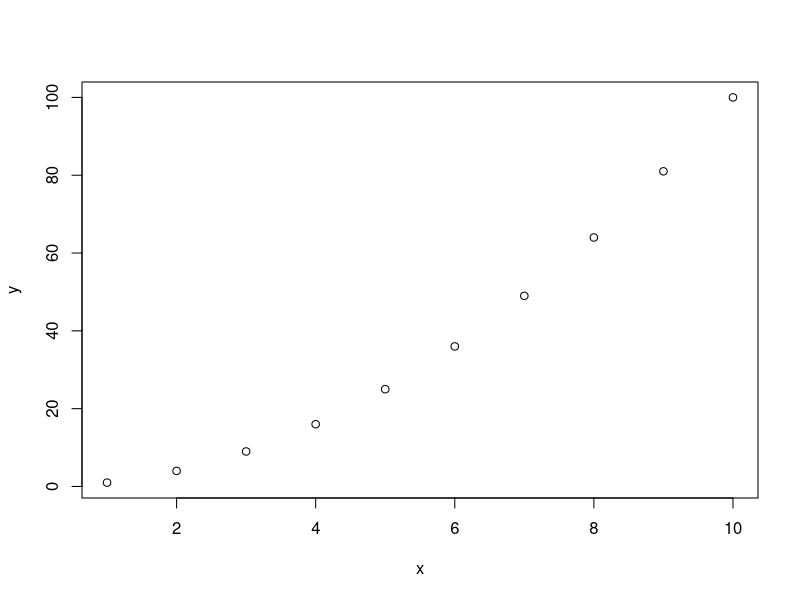
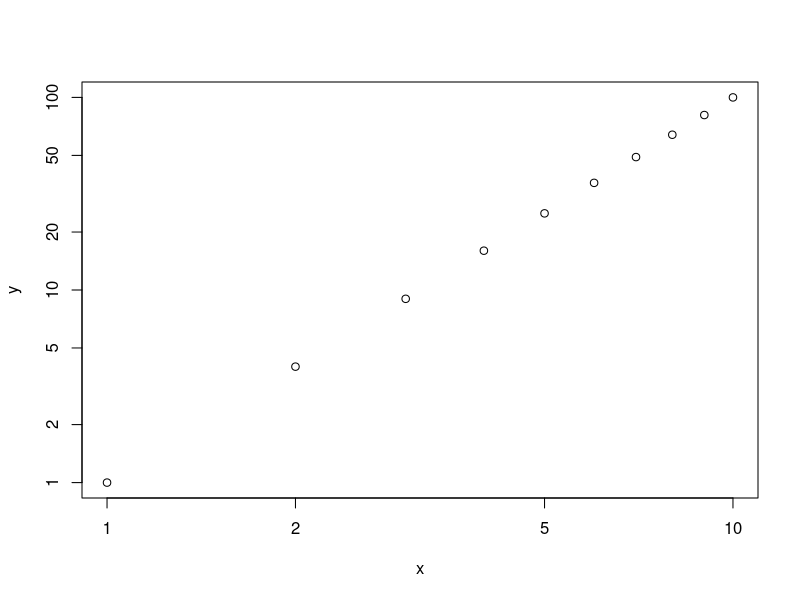
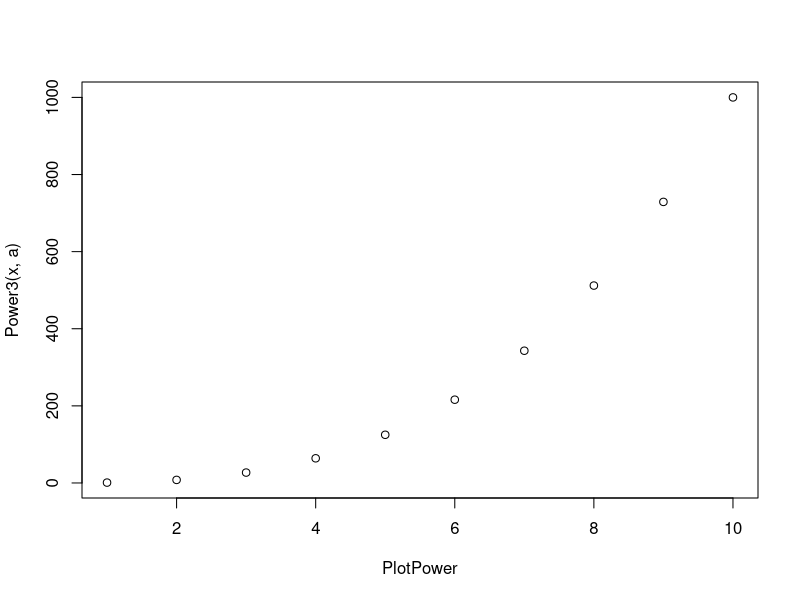

Recreate these plots in R, in order.
## ---- chunk 1
knitr::opts_chunk$set(echo = TRUE)
## ---- chunk 2
# Prints 2^3
Power = function() {
  # 2^3
  x = 2
  a = 3
  total = 1
  for (i in 1:a) {
    total = total * x
  }
  
  print(total)
}
Power()
## ---- chunk 3
Power2 = function(x, a) {
  
  total = 1
  for (i in 1:a) {
    total = total * x
  }
  
  print(total)
}
## ---- chunk 4
Power2(10,3); 10^3
Power2(8, 17); 8^17
Power2(131,3); 131^3
## ---- chunk 5
Power3_old = function(x, a) {
  
  total = 1
  for (i in 1:a) {
    total = total * x
  }
  
  return(total)
}

Power3 = function(x, a) {
  result = x^a
  return(result)
}

x = Power3(2,3); x
Power3_old(1:10, 2)
## ---- chunk 6
x = 1:10
y = Power3(x, 2)
plot(x,y)
## ---- chunk 7
plot(x,y, log = "xy")
## ---- chunk 8
PlotPower = function(x, a) {
  plot(x, Power3(x, a), xlab = "PlotPower")
  
}

PlotPower(1:10 ,3)
